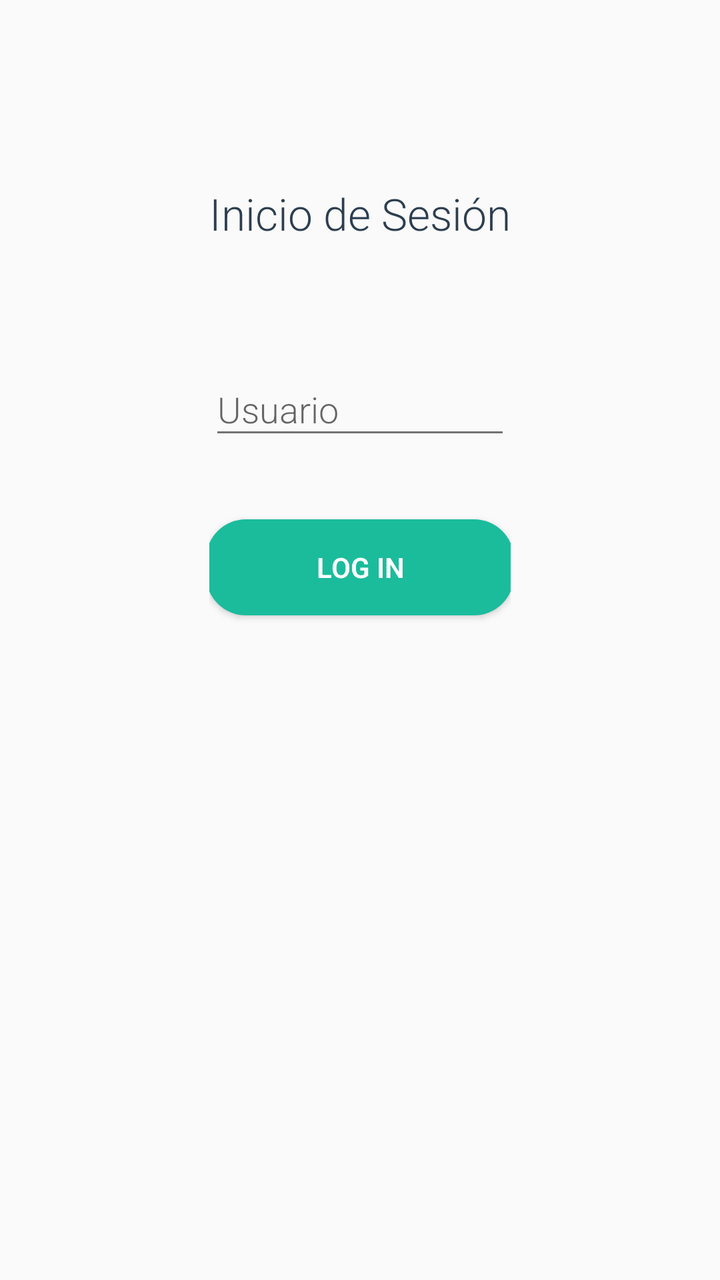
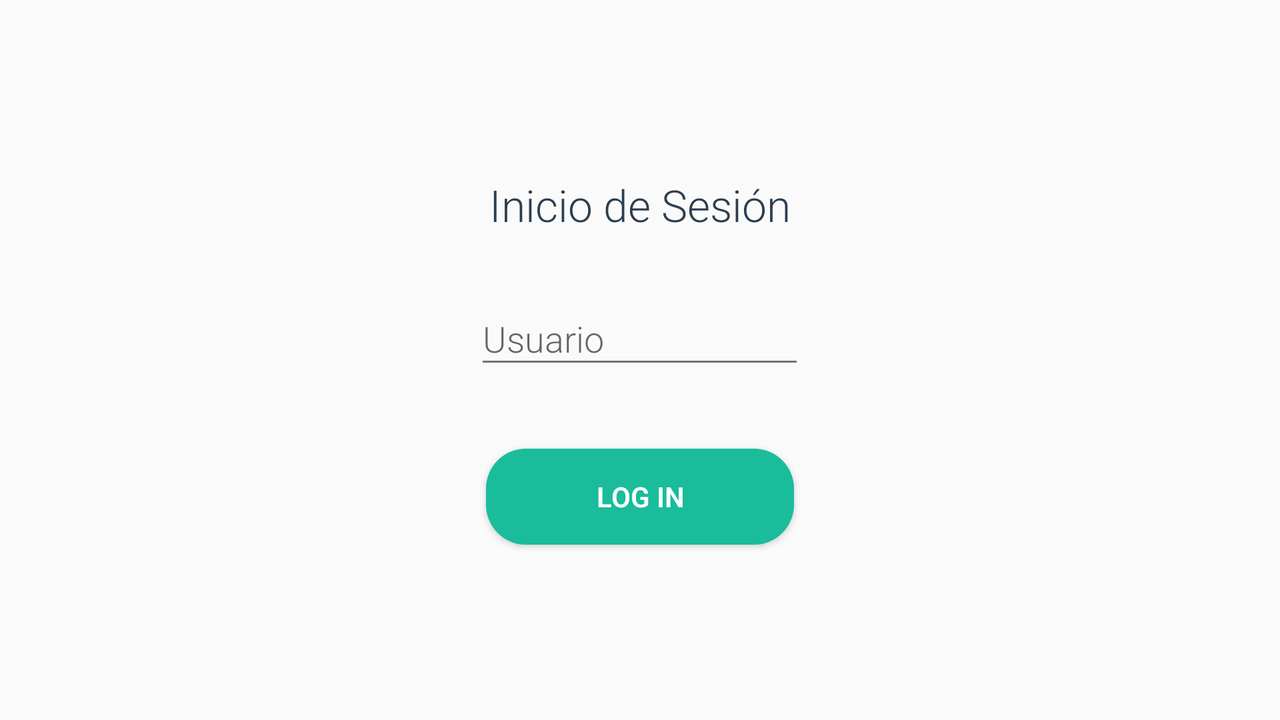

Two renders of one Android screen. The first uses the default layout on a phone; the second uses the alternative layout the repository ships for a different screen configuration, on a matching device. The two XML files are below.
<!-- AndroidManifest.xml: application theme AppTheme -->
<!-- res/layout/fragment_student_login.xml -->
<RelativeLayout xmlns:android="http://schemas.android.com/apk/res/android"
    xmlns:tools="http://schemas.android.com/tools" android:layout_width="match_parent"
    android:layout_height="match_parent"
    tools:context="carloslobo.com.finalproject.Fragments.Student.StudentLoginFragment">

    

    <TextView
        android:layout_width="wrap_content"
        android:layout_height="wrap_content"
        android:textAppearance="?android:attr/textAppearanceLarge"
        android:text="Inicio de Sesión"
        android:id="@+id/textView3"
        android:layout_marginTop="92dp"
        android:layout_alignParentTop="true"
        android:layout_centerHorizontal="true"
        android:textColor="@color/colorPrimaryDark"
        android:layout_marginRight="0dp"
        android:fontFamily="sans-serif-light" />


    <LinearLayout
        android:orientation="vertical"
        android:layout_width="match_parent"
        android:layout_height="match_parent"
        android:layout_below="@+id/textView3"
        android:layout_alignLeft="@+id/textView3"
        android:layout_alignStart="@+id/textView3"
        android:layout_alignRight="@+id/textView3"
        android:layout_alignEnd="@+id/textView3"
        android:layout_alignParentBottom="true">

        <android.support.design.widget.TextInputLayout
            android:id="@+id/studentUserName"
            android:layout_width="match_parent"
            android:layout_height="wrap_content"
            android:layout_below="@+id/textView3"
            android:layout_alignLeft="@+id/textView3"
            android:layout_alignStart="@+id/textView3"
            android:layout_marginTop="51dp"
            android:layout_alignRight="@+id/textView3"
            android:layout_alignEnd="@+id/textView3">

            <EditText
                android:id="@+id/studentUserName_Content"
                android:layout_width="match_parent"
                android:layout_height="wrap_content"
                android:hint="Usuario"
                android:drawableLeft="@drawable/user"
                android:drawablePadding="10dp"
                android:inputType="text"
                android:fontFamily="sans-serif-light"/>
        </android.support.design.widget.TextInputLayout>

        <Button
            android:layout_width="154dp"
            android:layout_height="wrap_content"
            android:text="Log In"
            android:id="@+id/studentLoginButton"
            android:layout_below="@+id/studentUserName"
            android:layout_centerHorizontal="true"
            android:textStyle="bold"
            android:textColor="@color/White"
            android:background="@drawable/button_primary"
            android:layout_gravity="center_horizontal"
            android:layout_marginTop="35dp"
            android:fontFamily="sans-serif-light"/>
    </LinearLayout>

</RelativeLayout>
<!-- resources referenced by this layout -->
<resources>
  <color name="White">#fff</color>
  <color name="colorPrimaryDark">#2C3E50</color>
  <!-- drawable button_primary (drawable) -->
  <?xml version="1.0" encoding="utf-8"?>
  <shape xmlns:android="http://schemas.android.com/apk/res/android" android:shape="rectangle" >
      <corners
          android:topLeftRadius="20dp"
          android:topRightRadius="20dp"
          android:bottomLeftRadius="20dp"
          android:bottomRightRadius="20dp"
          />
      <gradient
          android:angle="180"
          android:centerX="35%"
          android:centerColor="@color/colorPrimary"
          android:startColor="@color/colorPrimary"
          android:endColor="@color/colorPrimary"
          android:type="linear"
          />
      <padding
          android:left="0dp"
          android:top="0dp"
          android:right="0dp"
          android:bottom="0dp"
          />
  </shape>
  <style name="AppTheme" parent="Theme.AppCompat.Light.NoActionBar">
          
          <item name="colorPrimaryDark">@color/colorPrimaryDark</item>
          <item name="colorPrimary">@color/colorPrimary</item>
          <item name="colorAccent">@color/colorAccent</item>
          <item name="android:textColorPrimary">@color/textColorPrimary</item>
          <item name="android:textColorSecondary">@color/textColorSecondary</item>
      </style>
  <color name="colorPrimary">#1ABC9C</color>
  <color name="colorAccent">#2ECC71</color>
  <color name="textColorPrimary">#212121</color>
  <color name="textColorSecondary">#727272</color>
</resources>
<!-- res/layout-land/fragment_student_login.xml (the author's variant of the layout above) -->
<!-- drawn on the phone turned sideways -->
<LinearLayout xmlns:android="http://schemas.android.com/apk/res/android"
    xmlns:tools="http://schemas.android.com/tools" android:layout_width="match_parent"
    android:layout_height="match_parent"
    tools:context="carloslobo.com.finalproject.Fragments.Student.StudentLoginFragment"
    android:orientation="vertical"
    android:gravity="center_vertical|center_horizontal">

    

    <TextView
        android:layout_width="wrap_content"
        android:layout_height="wrap_content"
        android:textAppearance="?android:attr/textAppearanceLarge"
        android:text="@string/StudentLogin"
        android:id="@+id/textView3"
        android:textColor="@color/colorPrimaryDark"
        android:layout_marginRight="0dp"
        android:fontFamily="sans-serif-light" />


    <android.support.design.widget.TextInputLayout
        android:id="@+id/studentUserName"
        android:layout_width="165dp"
        android:layout_height="wrap_content"
        android:layout_marginTop="20dp">

        <EditText
            android:id="@+id/studentUserName_Content"
            android:layout_width="match_parent"
            android:layout_height="wrap_content"
            android:hint="@string/StudentUserName"
            android:drawableLeft="@drawable/user"
            android:drawablePadding="10dp"
            android:inputType="text"
            android:fontFamily="sans-serif-light"/>
    </android.support.design.widget.TextInputLayout>

    <Button
        android:layout_width="154dp"
        android:layout_height="wrap_content"
        android:text="@string/StudentLoginButton"
        android:id="@+id/studentLoginButton"
        android:textStyle="bold"
        android:textColor="@color/White"
        android:background="@drawable/button_primary"
        android:layout_gravity="center_horizontal"
        android:layout_marginTop="35dp"
        android:fontFamily="sans-serif-light"/>

</LinearLayout>
<!-- resources referenced by the variant -->
<!-- as the phone turned sideways resolves them -->
<resources>
  <color name="White">#fff</color>
  <color name="colorPrimaryDark">#2C3E50</color>
  <!-- drawable button_primary (drawable) -->
  <?xml version="1.0" encoding="utf-8"?>
  <shape xmlns:android="http://schemas.android.com/apk/res/android" android:shape="rectangle" >
      <corners
          android:topLeftRadius="20dp"
          android:topRightRadius="20dp"
          android:bottomLeftRadius="20dp"
          android:bottomRightRadius="20dp"
          />
      <gradient
          android:angle="180"
          android:centerX="35%"
          android:centerColor="@color/colorPrimary"
          android:startColor="@color/colorPrimary"
          android:endColor="@color/colorPrimary"
          android:type="linear"
          />
      <padding
          android:left="0dp"
          android:top="0dp"
          android:right="0dp"
          android:bottom="0dp"
          />
  </shape>
  <!-- from res/values-v21/ -->
  <string name="StudentLogin">@string/LogInTitle</string>
  <!-- from res/values-v21/ -->
  <string name="StudentLoginButton">@string/LogInButton</string>
  <!-- from res/values-v21/ -->
  <string name="StudentUserName">Usuario</string>
  <style name="AppTheme" parent="Theme.AppCompat.Light.NoActionBar">
          
          <item name="colorPrimaryDark">@color/colorPrimaryDark</item>
          <item name="colorPrimary">@color/colorPrimary</item>
          <item name="colorAccent">@color/colorAccent</item>
          <item name="android:textColorPrimary">@color/textColorPrimary</item>
          <item name="android:textColorSecondary">@color/textColorSecondary</item>
      </style>
  <color name="colorPrimary">#1ABC9C</color>
  <color name="colorAccent">#2ECC71</color>
  <color name="textColorPrimary">#212121</color>
  <color name="textColorSecondary">#727272</color>
</resources>
